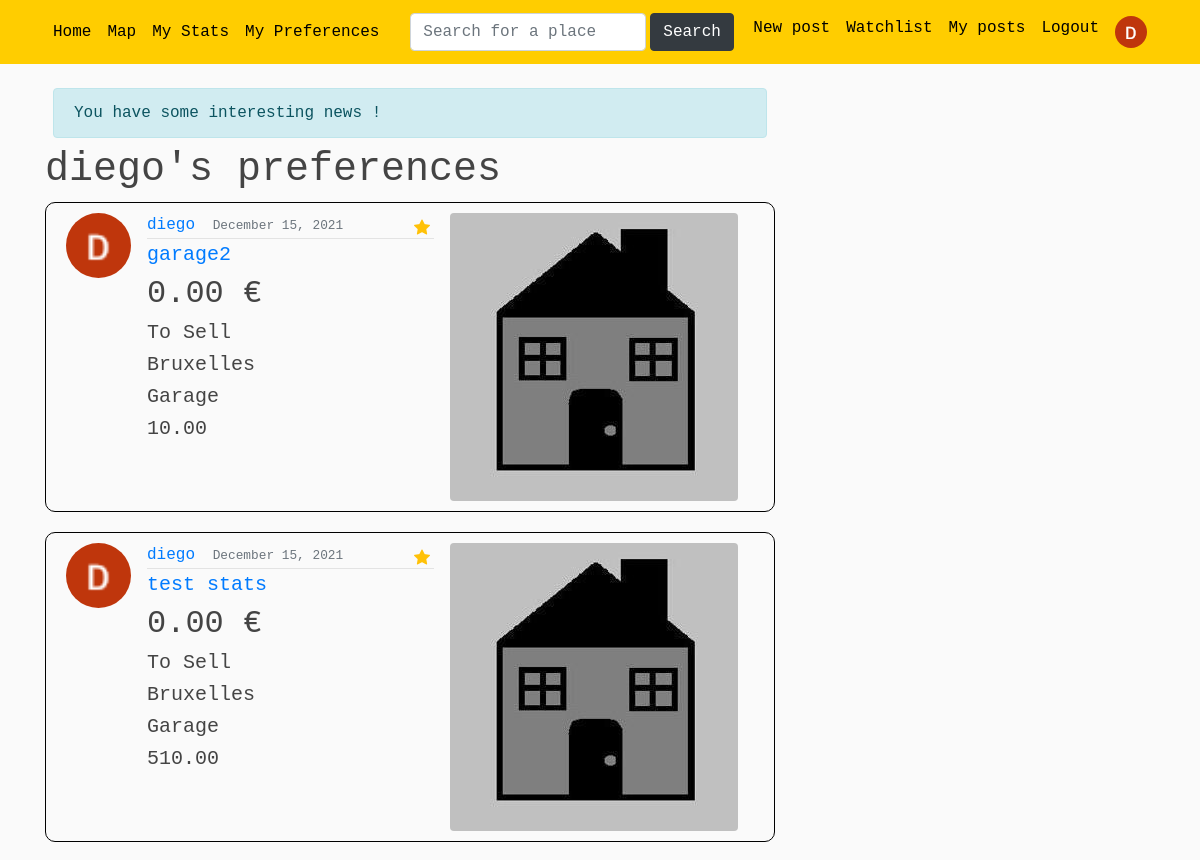
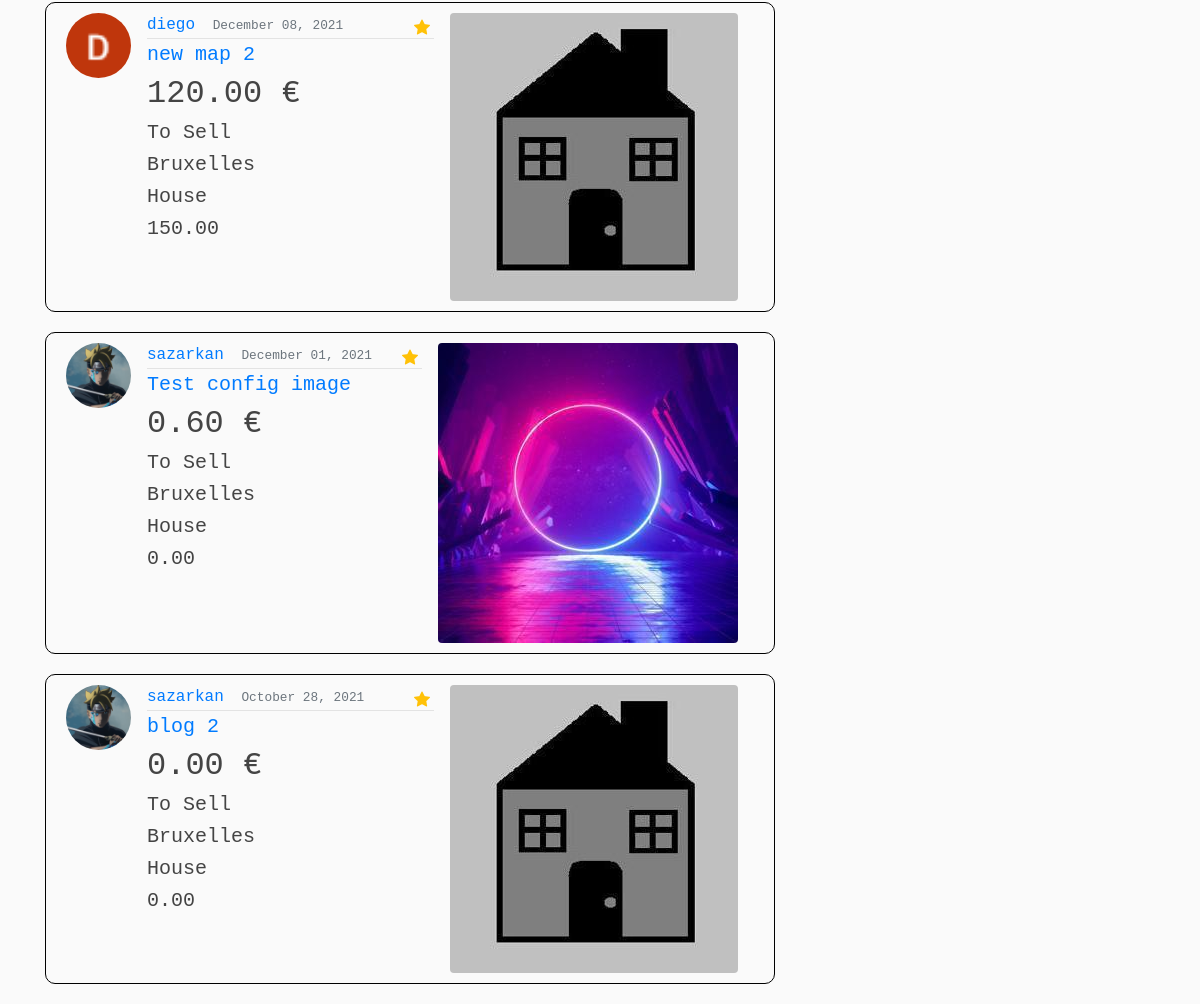
The app's page /my_preferences_posts/ (signed in) with its own data (2 pictures, top to bottom).
### users/models.py (models this page shows, shortened)
class Profile(models.Model):
    user = models.OneToOneField(User, on_delete=models.CASCADE) #CASCADE : si je supprime l'utilisateur, le profil sera supprimé aussi. Mais si je supprime le profil, l'utilisateur ne sera pas supprimé
    image = models.ImageField(default='default.jpg', upload_to='profile_pics') #default = image par défaut si l'user ne choisit aucune pdp
    price_preference = models.DecimalField(default=0, max_digits=15, decimal_places=2) #prix maximum préféré
    localisation_preference = models.CharField(default='Bruxelles', max_length=100) #localisation préférée
    sell_rent_preference = models.CharField(default='S', max_length=10, choices=SELLORRENT_CHOICES) #a vendre ou a louer

### blog/models.py (models this page shows, shortened)
class Post(models.Model): #creation d'un Post
    title = models.CharField(max_length=100)
    price = models.DecimalField(default=0, max_digits= 15, decimal_places=2)
    sell_rent = models.CharField(default= 'S', max_length=10, choices=SELLORRENT_CHOICES)
    localisation = models.CharField(default='Bruxelles',max_length=100)
    address = models.TextField(default='Boulevard du Triomphe 1 , 1050 Bruxelles')
    lat = models.FloatField(blank=True, null=True)  # blank pour autoriser des valeurs vides
    long = models.FloatField(blank=True, null=True)
    category = models.CharField(default= 'H', max_length=10, choices=CATEGORIES)
    surface = models.DecimalField(default=0, max_digits= 8, decimal_places=2)
    content = models.TextField()
    image = models.ImageField(default='defaultAnnounce.jpg', upload_to='announce_pics')
    image2 = models.ImageField(default='defaultAnnounce.jpg', upload_to='announce_pics')
    image3 = models.ImageField(default='defaultAnnounce.jpg', upload_to='announce_pics')
    date_posted = models.DateTimeField(default=timezone.now)
    author = models.ForeignKey(User, on_delete=models.CASCADE) #reférence à une autre classe (clé étrangère)
    number_views = models.IntegerField(default=0)

### blog/views.py (the view)
# urls.py: path('my_preferences_posts/', views.preferences_posts, name='user-mypreferences'),
def preferences_posts(request):
    all_posts = Post.objects.all() #je recupère tous les posts
    user_localisation = request.user.profile.localisation_preference #on recupere les critères de l'utilisateur
    user_price = request.user.profile.price_preference
    user_sellrent = request.user.profile.sell_rent_preference
    all_posts = all_posts.filter(price__lte= user_price, localisation= user_localisation, sell_rent= user_sellrent) #prix +petit ou egal au le prix max de l'utilisateur
    preferences = all_posts.order_by('-date_posted')
    if len(all_posts) > 0: #si il y'a des posts pouvant intéresser l'utilisateur
        messages.info(request, 'You have some interesting news !')
    else:
        messages.warning(request, 'Nothing to see in your preferences...')
        return redirect('blog-home')
    context = {
        'preferences': preferences
    }
    return render(request, 'blog/user_mypreferences.html', context)

### blog/templates/blog/user_mypreferences.html (shortened to what this page needs)
{% extends "blog/base.html" %}
{% block content %}
{% if user.is_authenticated %}
    <h1>{{ user }}'s preferences</h1>
    {% for post in preferences %}
        <article class="media content-section">
            <img class="rounded-circle article-img" src="{{ post.author.profile.image.url }}">
            <div class="media-body">
                    <form method="POST"  action="{% url 'add-post-in-watchlist' %}">
                        <button id="btnFav1" class="btn btn-outline-warning m-1" type="submit">
                            <i class="bi bi-star-fill"></i>
                        </button>
                    </form>
                <div class="article-metadata">
                    <a class="mr-2" href="{% url 'user-posts' post.author.username %}">{{ post.author }}</a>
                    <small class="text-muted">{{ post.date_posted|date:"F d, Y" }}</small>
                </div>
                <h5 class="display-5"><a  href="{% url 'post-detail' post.id %}">{{ post.title }}</a></h5>
                <h2 class="article-content">{{ post.price }} €</h2>
                <h5 class="article-content">{{ post.get_sell_rent_display }}</h5>
                <h5 class="article-content">{{ post.localisation }}</h5>
                <h5 class="article-content">{{ post.get_category_display }}</h5>
                <h5 class="article-content">{{ post.surface }}</h5>
            </div>
            <img class="rounded float-left ml-3 mr-3" src="{{ post.image.url }}">
        </article>
    {% endfor %}
{% endif %}
{% endblock content %}

### blog/templates/blog/base.html (shortened to what this page needs)
<!DOCTYPE html>
{% load static %}
<html lang="en">
<head>
    <link href="https://stackpath.bootstrapcdn.com/bootstrap/4.4.1/css/bootstrap.min.css"
 rel="stylesheet">
    <link rel="stylesheet" type="text/css" href="{% static 'blog/main.css' %}">
    <link rel="stylesheet" href="https://cdn.jsdelivr.net/npm/bootstrap-icons@1.7.1/font/bootstrap-icons.css">
    <link href='https://api.mapbox.com/mapbox-gl-js/v2.6.1/mapbox-gl.css' rel='stylesheet' />
</head>
<body>
<header class="site-header">
    <nav class="navbar navbar-expand-md navbar-dark bg-steel fixed-top">
        <div class="container">
            <div class="collapse navbar-collapse" id="navbarToggle">
                <div class="navbar-nav mr-auto">
                    <a class="nav-item nav-link" href="{% url 'blog-home' %}">Home</a>
                    <a class="nav-item nav-link" href="{% url 'blog-map' %}">Map</a>
                    {% if user.is_authenticated %}
                        <a class="nav-item nav-link" href="{% url 'blog-stats' %}">My Stats</a>
                        <a class="nav-item nav-link" href="{% url 'user-mypreferences' %}">My Preferences</a>
                    {% endif %}
                </div>
                <div class="navbar-nav mx-auto">
                     <form class="d-flex" method=POST action="{% url 'place-search' %}">
                        <input class="form-control me-2" type="search" placeholder="Search for a place" aria-label="Search" name="search">
                        <button class="btn btn-dark ml-1" type="submit">Search</button>
                     </form>
                </div>
                <div class="navbar-nav">
                    {% if user.is_authenticated %}
                        <a class="nav-item nav-link" href="{% url 'post-create' %}">New post</a>
                        <a class="nav-item nav-link" href="{% url 'user-watchlist' %}">Watchlist</a>
                        <a class="nav-item nav-link" href="{% url 'user-myposts' %}">My posts</a>
                        <a class="nav-item nav-link" href="{% url 'logout' %}">Logout</a>
                        <a class="nav-item nav-link" href="{% url 'profile' %}">
                            <img class="rounded-circle navbar-profile" src="{{ request.user.profile.image.url }}">
                        </a>
                    {% else %}
                        <a class="nav-item nav-link" href="{% url 'login' %}">Login</a>
                        <a class="nav-item nav-link" href="{% url 'register' %}">Register</a>
                    {% endif %}
                </div>
            </div>
        </div>
    </nav>
</header>
<main role="main" class="container">
  <div class="row">
    <div class="col-md-8">
        {% if messages %}
            {% for message in messages %}
                <div class="alert alert-{{ message.tags }} m-2" id="message_id">
                    {{ message }}
                </div>
            {% endfor %}
        {% endif %}
      {% block content %} {% endblock %}
    </div>
  </div>
</main>
</body>
</html>

### blog/static/blog/main.css (style rules this page uses)
body { font-family: 'Courier New', monospace; background: #fafafa; color: #333333; margin-top: 5rem; }
h1, h2, h3, h4, h5, h6 { color: #444444; }
#btnFav1 { float: right; background-color: transparent; background-repeat: no-repeat; border: none; overflow: hidden; padding: 0; outline: none; }
.site-header .navbar-nav .nav-link { color: black; }
.bg-steel { background-color: #FFCD00; }
.navbar-profile { width: 2em; height: 2em; }
.content-section { transition: box-shadow .3s; background: #fafafa; padding: 10px 20px; border: 1px solid black; border-radius: 10px; margin-bottom: 20px; }
.article-content { white-space: pre-line; }
.article-img { height: 65px; width: 65px; margin-right: 16px; }
.article-metadata { padding-bottom: 1px; margin-bottom: 4px; border-bottom: 1px solid #e3e3e3 }

### records on screen
Post: author.profile.image (picture), author "diego", date_posted "December 15, 2021", title "garage2", price "0.00", sell_rent "To Sell", localisation "Bruxelles", category "Garage", surface "10.00", image (placeholder picture)
Post: author.profile.image (picture), author "diego", date_posted "December 15, 2021", title "test stats", price "0.00", sell_rent "To Sell", localisation "Bruxelles", category "Garage", surface "510.00", image (placeholder picture)
Post: author.profile.image (picture), author "diego", date_posted "December 08, 2021", title "new map 2", price "120.00", sell_rent "To Sell", localisation "Bruxelles", category "House", surface "150.00", image (placeholder picture)
Post: author.profile.image (picture), author "sazarkan", date_posted "December 01, 2021", title "Test config image", price "0.60", sell_rent "To Sell", localisation "Bruxelles", category "House", surface "0.00", image (picture)
Post: author.profile.image (picture), author "sazarkan", date_posted "October 28, 2021", title "blog 2", price "0.00", sell_rent "To Sell", localisation "Bruxelles", category "House", surface "0.00", image (placeholder picture)

### other values on screen
{{ message }} "You have some interesting news !"
{{ user }} "diego"
